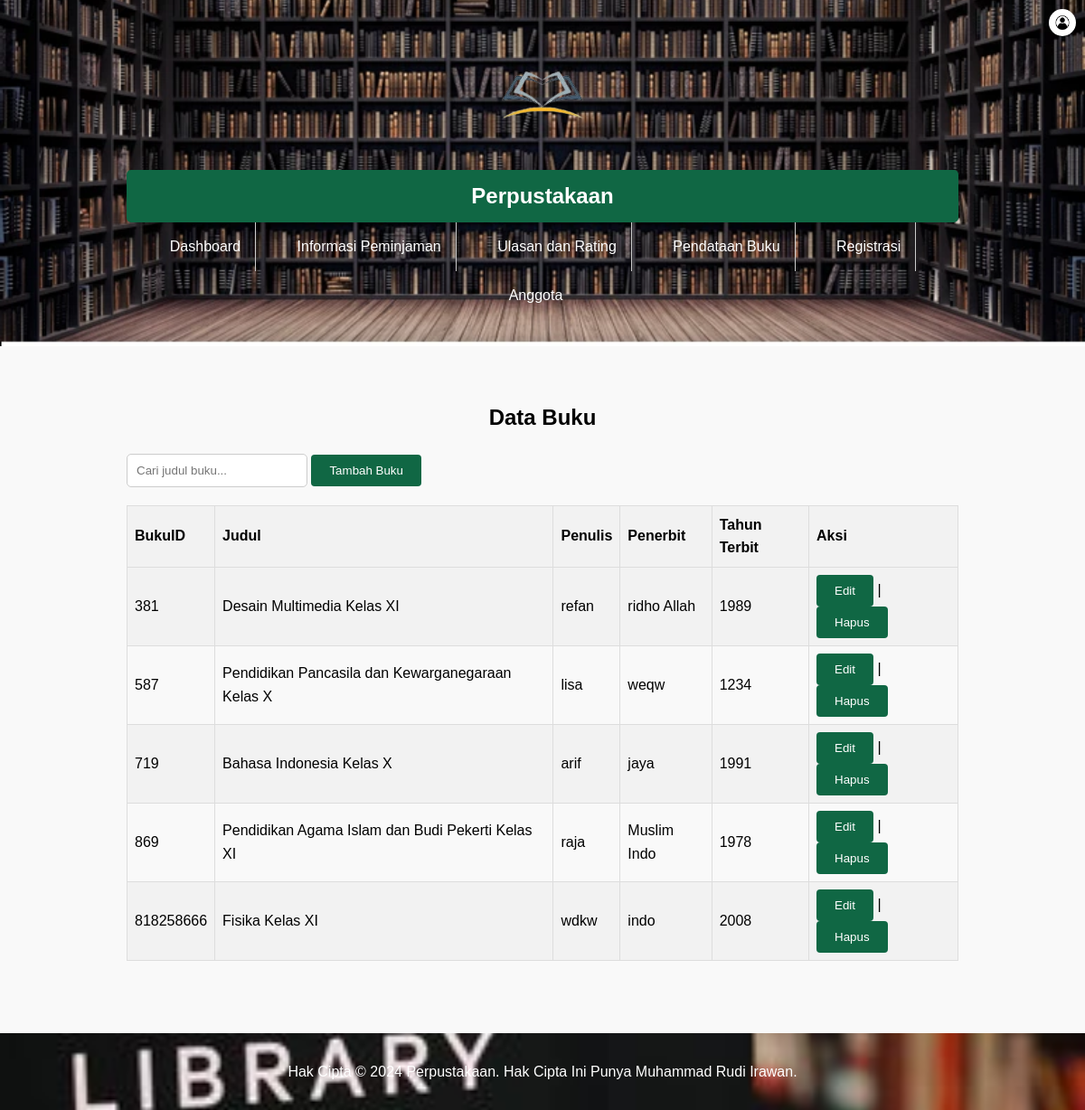
The app's page /pendataanbuku.php with its own data.
### tables this page shows
CREATE TABLE `buku` (
  `BukuID` int(11) NOT NULL,
  `Judul` varchar(255) NOT NULL,
  `Penulis` varchar(255) NOT NULL,
  `Penerbit` varchar(255) NOT NULL,
  `TahunTerbit` int(11) NOT NULL
);

### pendataanbuku.php (the view, shortened to what this page needs)
<!DOCTYPE html>
<html lang="en">
<head>
    <link rel="stylesheet" href="style.css">
</head>
<body>
    <header class="header">
        <div class="container">
            <img src="img/buku1.png" alt="image" class="book-img">
            <h1 class="logo">Perpustakaan</h1>
            <nav class="navbar">
                <ul class="nav-menu">
                    <li class="nav-item"><a href="index.php">Dashboard</a></li>
                    <li class="nav-item"><a href="tampil_peminjaman.php">Informasi Peminjaman</a></li>
                    <li class="nav-item"><a href="tampilulasan.php">Ulasan dan Rating</a></li>
                    <li class="nav-item"><a href="pendataanbuku.php">Pendataan Buku</a></li>
                    <li class="nav-item"><a href="registrasi.php">Registrasi</a></li>
                    <li class="nav-item"><a href="Anggota.php">Anggota</a></li>
                </ul>
                <div class="profile" onclick="toggleDropdown()">
                    <img src="img/profile.png" alt="Profil" class="profile-img">
                </div>
            </nav>
        </div>
    </header>
    <section class="content">
        <div class="container">
            <h2>Data Buku</h2>
            <input type="text" id="searchInput" oninput="searchTable()" placeholder="Cari judul buku...">
            <button onclick="location.href='tambahbuku.php';" style="margin-bottom: 20px;">Tambah Buku</button>
            <table id="bukuTable">
                <tr>
                    <th>BukuID</th>
                    <th>Judul</th>
                    <th>Penulis</th>
                    <th>Penerbit</th>
                    <th>Tahun Terbit</th>
                    <th>Aksi</th>
                </tr>
                <?php
                include('koneksi.php');
                if(isset($_GET['search_query']) && !empty($_GET['search_query'])) {
                    $search_query = mysqli_real_escape_string($conn, $_GET['search_query']);
                    $query = "SELECT * FROM buku WHERE
                              Judul LIKE '%$search_query%' OR
                              Penulis LIKE '%$search_query%' OR
                              Penerbit LIKE
                              '%$search_query%' OR
                              TahunTerbit LIKE '%$search_query%'";
                } else {
                    $query = "SELECT * FROM buku";
                }
                $result = mysqli_query($conn, $query);
                while ($row = mysqli_fetch_assoc($result)) {
                    echo "<tr>";
                    echo "<td>" . $row['BukuID'] . "</td>";
                    echo "<td>" . $row['Judul'] . "</td>";
                    echo "<td>" . $row['Penulis'] . "</td>";
                    echo "<td>" . $row['Penerbit'] . "</td>";
                    echo "<td>" . $row['TahunTerbit'] . "</td>";
                    echo "<td><a href='editbuku.php?id=" . $row['BukuID'] . "'><button>Edit</button></a> |
                    <a href='hapus_pinjam.php?id=" . $row['BukuID'] . "' onclick='return confirm(\"Apakah Anda yakin ingin menghapus peminjaman ini?\")'>
                    <button>Hapus</button>
                    </a></td>";
                    echo "</tr>";
                }
                ?>
            </table>
        </div>
    </section>
    <footer class="footer">
        <div class="container">
            <p>Hak Cipta © 2024 Perpustakaan. Hak Cipta Ini Punya Muhammad Rudi Irawan.</p>
        </div>
    </footer>
</body>
</html>

### style.css (style rules this page uses)
* { margin: 0; padding: 0; box-sizing: border-box; }
body { font-family: Arial, sans-serif; line-height: 1.6; background-color: #f9f9f9; }
.container { width: 80%; margin: 0 auto; }
.header { background-color: #333; color: #fff; padding: 20px 0; }
.logo { margin: 0; font-size: 24px; }
.navbar { text-align: right; }
.nav-menu { list-style: none; }
.nav-item { display: inline; margin-right: 20px; }
.nav-item a { color: #6ae20e; text-decoration: none; }
.content { padding: 40px 0; }
.footer { background-color: #333; color: #fff; padding: 20px 0; text-align: center; }
.container h2 { text-align: center; margin-bottom: 20px; }
input[type="text"], input[type="number"] { width: calc(100% - 24px); padding: 10px; margin-bottom: 20px; border: 1px solid #ccc; border-radius: 5px; }
table { width: 100%; border-collapse: collapse; margin-bottom: 20px; }
table th, table td { padding: 8px; border: 1px solid #ddd; text-align: left; }
table th { background-color: #f2f2f2; }
table tr:nth-child(even) { background-color: #f2f2f2; }
.header { color: white; text-align: center; padding: 10px 0; background-image: url("img/2.jpg"); background-size: cover; background-position: center; }
.footer { color: white; text-align: center; padding: 10px 0; background-image: url("img/lib.jpg"); background-size: cover; background-position: center; }
.nav-menu { list-style-type: none; margin: 0; padding: 0; }
.nav-menu li { display: inline; }
.nav-menu li a { color: white; padding: 14px 16px; text-decoration: none; }
button { background-color: #106744; color: white; padding: 10px 20px; border: none; border-radius: 4px; cursor: pointer; }
.container { width: 80%; margin: 0 auto; padding: 20px; }
.logo { background-color: #106744; color: #fff; padding: 10px 20px; border-radius: 5px; box-shadow: 0 2px 4px rgba(0, 0, 0, 0.1); }
.nav-menu { list-style-type: none; margin: 0; padding: 0; text-align: center; }
.nav-item { display: inline-block; margin: 0 5px; }
.nav-item a { display: inline-block; padding: 10px 20px; text-decoration: none; border-radius: 5px; transition: background-color 0.3s; }
.nav-item:not(:last-child) { border-right: 1px solid #ccc; }
input[type="text"], input[type="date"], select, textarea { width: 200px; }

### pendataanbuku.php (style rules this page uses)
.nav-menu { list-style-type: none; margin: 0; padding: 0; text-align: center; }
.nav-item { display: inline-block; margin: 0 5px; }
.nav-item a { display: inline-block; padding: 10px 20px; text-decoration: none; border-radius: 5px; transition: background-color 0.3s; }
.nav-item:not(:last-child) { border-right: 1px solid #ccc; }
.profile-img { width: 30px; height: 30px; border-radius: 50%; }
.header { position: relative; }
.profile { position: absolute; top: 10px; right: 10px; cursor: pointer; }
.nav-menu { position: relative; }
.nav-menu .nav-item { display: inline-block; margin-right: 20px; }
.book-img { width: 150px; height: auto; margin-left: 0px; }

### records on screen
buku: BukuID "381", Judul "Desain Multimedia Kelas XI", Penulis "refan", Penerbit "ridho Allah", TahunTerbit "1989"
buku: BukuID "587", Judul "Pendidikan Pancasila dan Kewarganegaraan Kelas X", Penulis "lisa", Penerbit "weqw", TahunTerbit "1234"
buku: BukuID "719", Judul "Bahasa Indonesia Kelas X", Penulis "arif", Penerbit "jaya", TahunTerbit "1991"
buku: BukuID "869", Judul "Pendidikan Agama Islam dan Budi Pekerti Kelas XI", Penulis "raja", Penerbit "Muslim Indo", TahunTerbit "1978"
buku: BukuID "818258666", Judul "Fisika Kelas XI", Penulis "wdkw", Penerbit "indo", TahunTerbit "2008"
